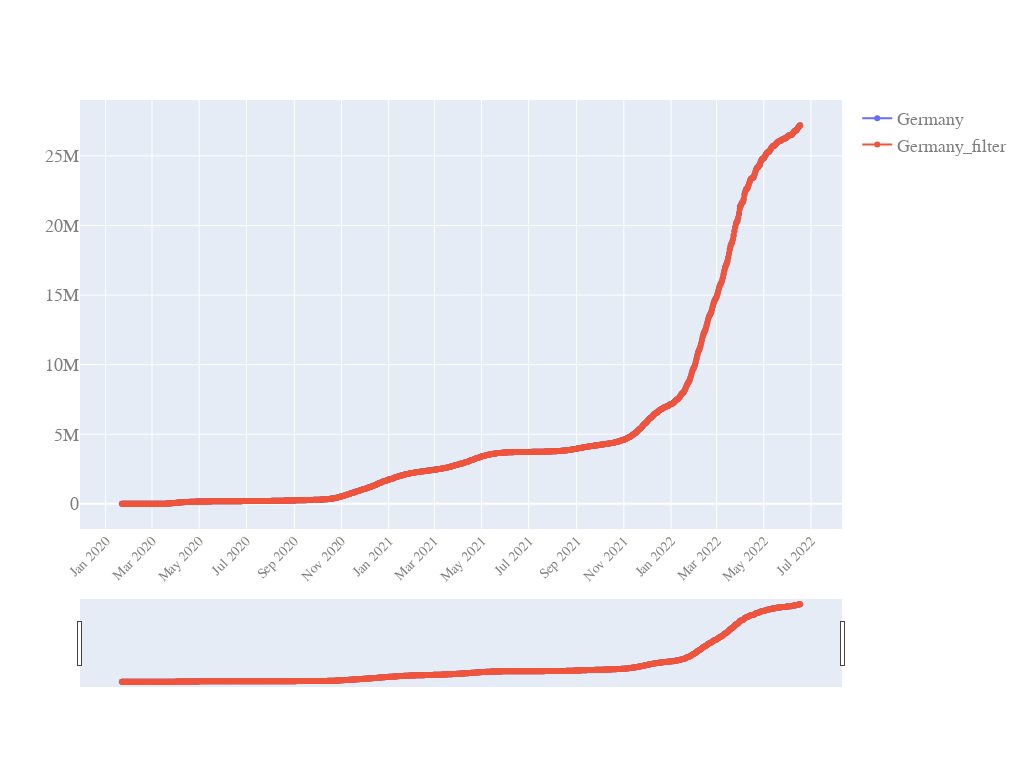

Source (notebook cell):
### Code cell
quick_plot(df_analyse.date, df_analyse.loc[:, ['Germany','Germany_filter']], y_scale='linear',slider=True)

### Figure 1 — Plotly figure (JSON) as saved in the notebook; plotly's stock layout.template omitted (floating-point values rounded to 4 significant figures; data arrays with more than 128 entries replaced by an {"elided": "..."} marker saying what was removed)
{"data": [{"mode": "markers+lines", "name": "Germany", "type": "scatter", "x": {"elided": "878 str values"}, "y": {"elided": "878 int values"}}, {"mode": "markers+lines", "name": "Germany_filter", "type": "scatter", "x": {"elided": "878 str values"}, "y": {"elided": "878 float values"}}], "layout": {"autosize": true, "font": {"color": "#7f7f7f", "family": "PT Sans, monospace", "size": 18}, "height": 768, "width": 1024, "xaxis": {"nticks": 20, "rangeslider": {"visible": true}, "tickangle": -45, "tickfont": {"color": "#7f7f7f", "size": 14}}, "yaxis": {"type": "linear"}}}
